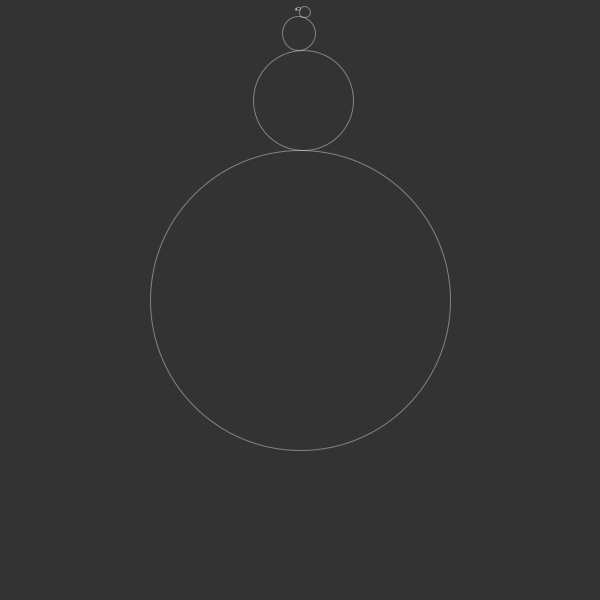
Frame 1 (no input)
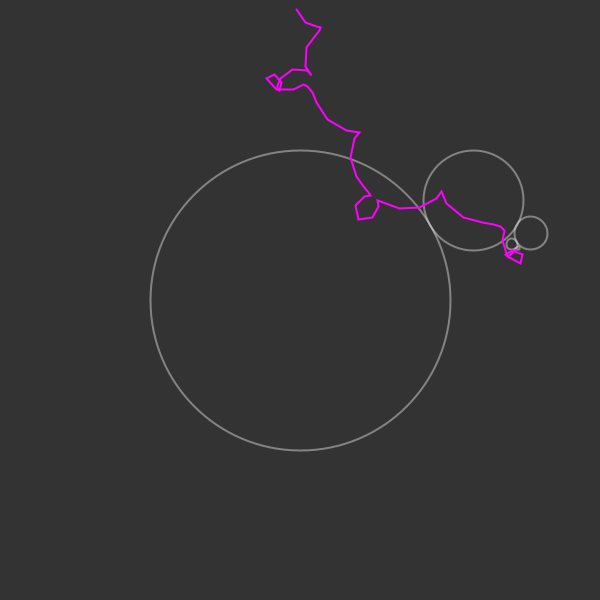
Frame 60 (the mouse pressed at the canvas centre just before this capture)
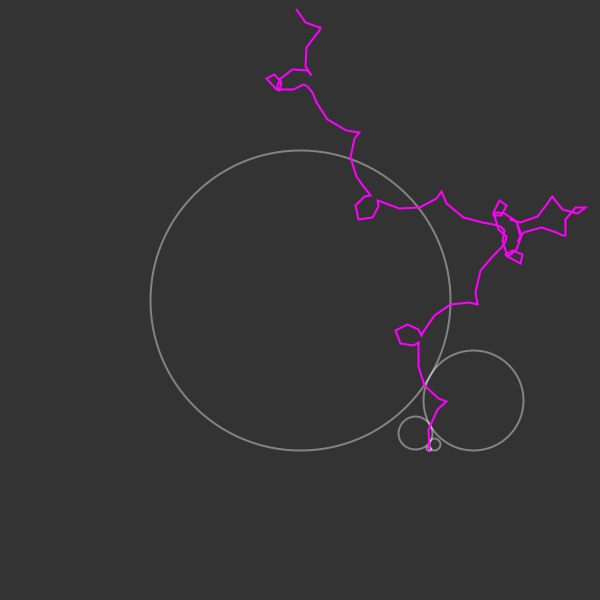
Frame 120 (the mouse held since frame 60 and released just before this capture)

The Processing sketch that drew these frames (run headless with seeded random() and noise(); from frame 60 on, the mouse is pressed at the canvas centre):

// Processing sketch: Fractal_Spirograph
// ── Fractal_Spirograph.pde
ArrayList<PVector> path;

float angle = 0;
int res = 1;

Orbit sun;
Orbit end;

void setup() {
  size(600, 600);
  
  path = new ArrayList<PVector>();
  sun = new Orbit(300, 300, 150, 0);
  
  Orbit next = sun;
  for (int i = 0; i < 10; i++) {
    next = next.addChild();
  }
  end = next;
}

void draw() {
  background(51);
  
  Orbit next = sun;
  
  while (next != null) {
    next.update();
    next.show();
    next = next.child;
  }
  
  path.add(new PVector(end.x, end.y));
  
  beginShape();
  stroke(255, 0, 255);
  strokeWeight(2);
  
  for (PVector pos : path) {
     vertex(pos.x, pos.y);
  }
  endShape();
  if (mousePressed) {
    save("fractal_spirograph.png");
  }
}

// ── Orbit.pde
int k = -4;

class Orbit {
  float x;
  float y;
  float r;
  int n;
  
  Orbit parent;
  Orbit child;
  
  float speed;
  float angle;
  
  Orbit(float x_, float y_, float r_, int n_) {
    this(x_, y_, r_, n_, null);
  }
  
  Orbit(float x_, float y_, float r_,int n_, Orbit p) {
    x = x_;
    y = y_;
    r = r_;
    n = n_;
    speed = (radians(pow(k, n - 1))) / res;
    parent = p;
    child = null;
    angle = -PI / 2;
  }
  
  Orbit addChild() {
    float newr = r / 3.0;
    float newx = x + r + newr;
    float newy = y;
    child = new Orbit(newx, newy, newr, n + 1, this);
    return child;
  }
  
  void update() {
    if (parent != null) {
      angle += speed;
      float rsum = r + parent.r;
      x = parent.x + rsum * cos(angle);
      y = parent.y + rsum * sin(angle);
    }
  }
  
  void show() {
    stroke(255, 100);
    noFill();
    ellipse(x,y,r*2,r*2);
  }
}
